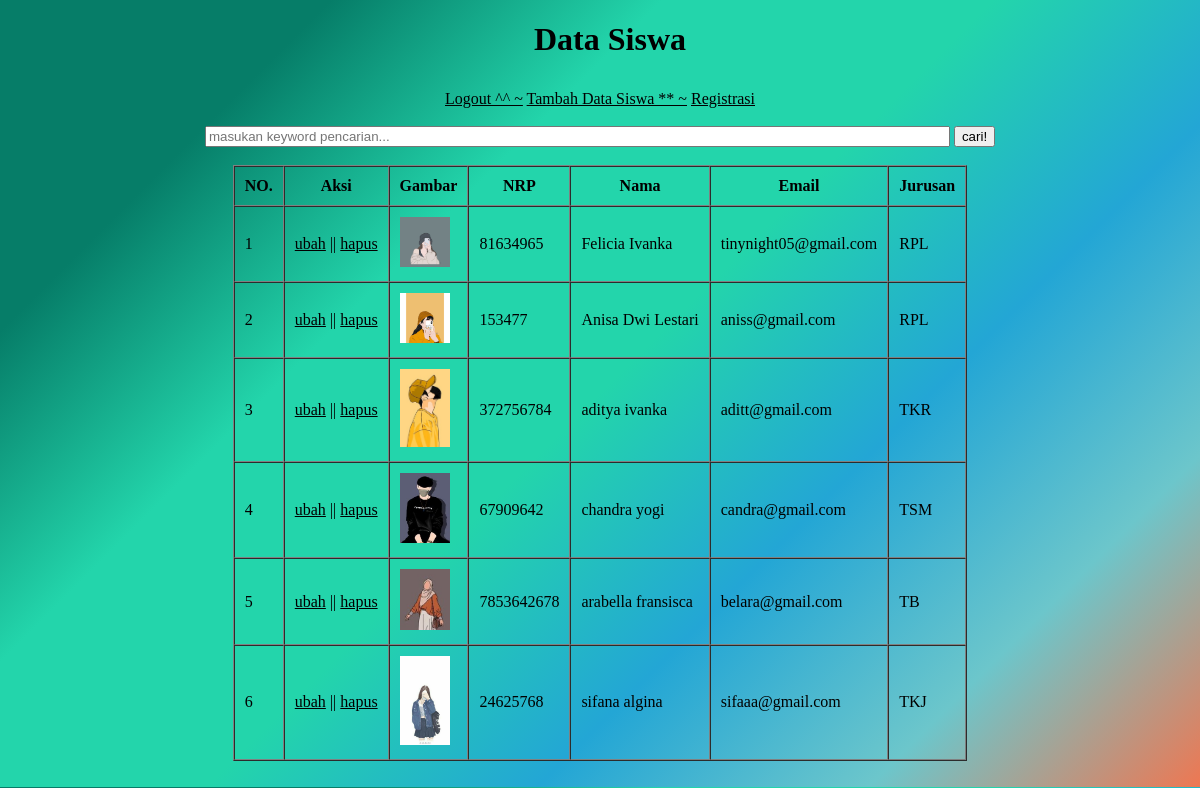
/latihan1.php (signed in), run on the app's committed database.
### tables this page shows
CREATE TABLE `siswa` (
  `id` int(11) NOT NULL,
  `nrp` char(15) NOT NULL,
  `nama` varchar(200) NOT NULL,
  `email` varchar(100) NOT NULL,
  `jurusan` varchar(100) NOT NULL,
  `gambar` varchar(100) NOT NULL
);

### functions.php (called while the page is built, shortened)
<?php
$conn = mysqli_connect("localhost", "root", "", "phpdasar");
function query($query) {
	global $conn;
	$result = mysqli_query($conn, $query);
	$rows = [];
	while( $row = mysqli_fetch_assoc($result) ) {
		$rows[] = $row;
	}
	return $rows;
}
?>

### latihan1.php (the view, shortened to what this page needs)
<?php
require 'functions.php';
$siswa = query("SELECT * FROM siswa");
?>
<!DOCTYPE html>
<html lang="en">
<head>
</head>
<body>
 <h1>Data Siswa</h1>
 <a href="logout.php">Logout ^^ ~</a>
 <a href="tambah.php">Tambah Data Siswa ** ~</a>
 <a href="registrasi.php">Registrasi</a>
 <br><br>
 <form action="" method="post">
        <input type="text" name="keyword" size="90" autofocus placeholder="masukan keyword pencarian..." autocomplete="off">
        <button type="submit" name="cari">cari!</button>
 </form>
<br>
 <center><table border="1" cellpadding="10" cellspacing="0">
<tr>
    <th>NO.</th>
    <th>Aksi</th>
    <th>Gambar</th>
    <th>NRP</th>
    <th>Nama</th>
    <th>Email</th>
    <th>Jurusan</th>
</tr>
<?php $i = 1; ?>
<?php foreach( $siswa as $row ) : ?>
<tr>
    <td><?= $i; ?></td>
    <td>
        <a href="ubah.php?id=<?= $row["id"];?>">ubah</a> ||
        <a href="hapus.php?id=<?= $row["id"];?>" onclick="return confirm('Anda yakin ingin manghapus?');">hapus</a>
    </td>
    <td><img src="img/<?= $row ["gambar"]; ?>" width="50"></td>
    <td><?= $row["nrp"]; ?></td>
    <td><?= $row["nama"]; ?></td>
    <td><?= $row["email"]; ?></td>
    <td><?= $row["jurusan"]; ?></td>
</tr>
<?php $i++; ?>
<?php endforeach; ?>
</table></center>
<br>
</body>
</html>

### latihan1.php (style rules this page uses)
body { text-align: center; background: linear-gradient(-45deg, #EE7752, #6CC6CB, #23A6D5, #23D5AB, #23D5AB, #067D68, #067D68); }
h1 { text-align: center; padding-left: 20px; padding-bottom: 10px; color: #000; }
a { color: #000000; }

### data on the page
siswa: gambar (picture), nrp "81634965", nama "Felicia Ivanka", email "tinynight05@gmail.com", jurusan "RPL"
siswa: gambar (picture), nrp "153477", nama "Anisa Dwi Lestari", email "aniss@gmail.com", jurusan "RPL"
siswa: gambar (picture), nrp "372756784", nama "aditya ivanka", email "aditt@gmail.com", jurusan "TKR"
siswa: gambar (picture), nrp "67909642", nama "chandra yogi", email "candra@gmail.com", jurusan "TSM"
siswa: gambar (picture), nrp "7853642678", nama "arabella fransisca", email "belara@gmail.com", jurusan "TB"
siswa: gambar (picture), nrp "24625768", nama "sifana algina", email "sifaaa@gmail.com", jurusan "TKJ"
